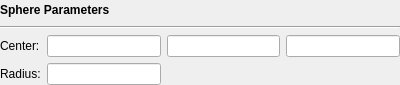
<?xml version="1.0" encoding="UTF-8"?>
<ui version="4.0">
 <class>ClipSliceWidgetSphere</class>
 <widget class="QWidget" name="ClipSliceWidgetSphere">
  <property name="geometry">
   <rect>
    <x>0</x>
    <y>0</y>
    <width>400</width>
    <height>85</height>
   </rect>
  </property>
  <property name="windowTitle">
   <string>Form</string>
  </property>
  <layout class="QGridLayout" name="gridLayout">
   <property name="leftMargin">
    <number>0</number>
   </property>
   <property name="topMargin">
    <number>0</number>
   </property>
   <property name="rightMargin">
    <number>0</number>
   </property>
   <property name="bottomMargin">
    <number>0</number>
   </property>
   <item row="0" column="0" colspan="2">
    <widget class="QLabel" name="label">
     <property name="font">
      <font>
       <weight>75</weight>
       <bold>true</bold>
      </font>
     </property>
     <property name="text">
      <string>Sphere Parameters</string>
     </property>
    </widget>
   </item>
   <item row="1" column="0" colspan="4">
    <widget class="Line" name="line">
     <property name="orientation">
      <enum>Qt::Horizontal</enum>
     </property>
    </widget>
   </item>
   <item row="2" column="0">
    <widget class="QLabel" name="label_2">
     <property name="text">
      <string>Center:</string>
     </property>
    </widget>
   </item>
   <item row="2" column="1">
    <widget class="Comp::FITKSciNotationLineEdit" name="lineEdit_CenterX">
     <property name="text">
      <string/>
     </property>
    </widget>
   </item>
   <item row="2" column="2">
    <widget class="Comp::FITKSciNotationLineEdit" name="lineEdit_CenterY">
     <property name="text">
      <string/>
     </property>
    </widget>
   </item>
   <item row="2" column="3">
    <widget class="Comp::FITKSciNotationLineEdit" name="lineEdit_CenterZ">
     <property name="text">
      <string/>
     </property>
    </widget>
   </item>
   <item row="3" column="0">
    <widget class="QLabel" name="label_3">
     <property name="text">
      <string>Radius:</string>
     </property>
    </widget>
   </item>
   <item row="3" column="1">
    <widget class="Comp::FITKSciNotationLineEdit" name="lineEdit_Radius">
     <property name="text">
      <string/>
     </property>
    </widget>
   </item>
  </layout>
 </widget>
 <customwidgets>
  <customwidget>
   <class>Comp::FITKSciNotationLineEdit</class>
   <extends>QLineEdit</extends>
   <header>FITK_Component/FITKWidget/FITKSciNotationLineEdit.h</header>
  </customwidget>
 </customwidgets>
 <resources/>
 <connections/>
</ui>
